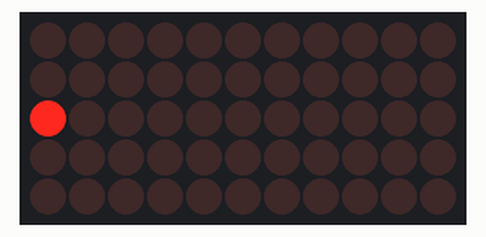
Recording of a program running on a simulated Raspberry Pi (BCM pin numbers) with a Scroll pHAT. On the bench: 11×5 LED matrix. At 35.3 s the program stops and its outputs stay as they are.

Above: at 0.1 s.
At 4.3 s:
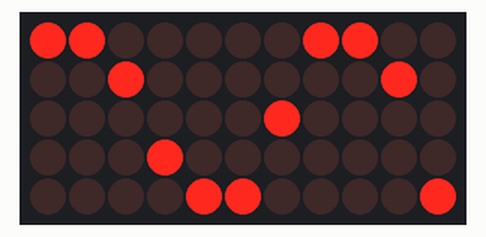
At 8.8 s:
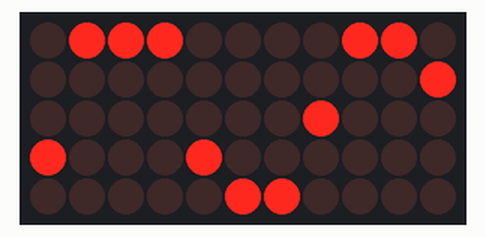
At 17.8 s:
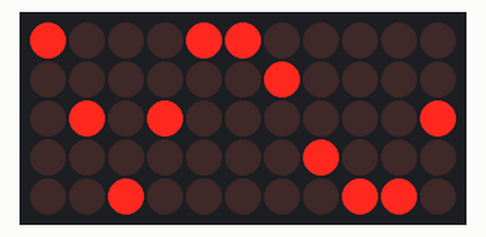
At 26.6 s:
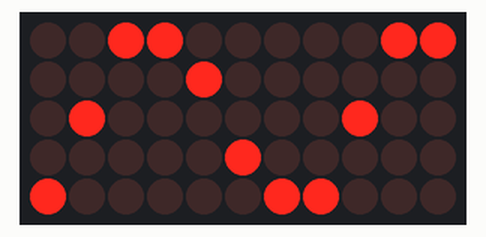
At 35.3 s:
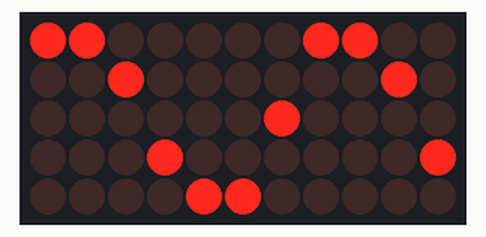

The program:

sine.py
```python
#!/usr/bin/env python

import scrollphat
import math
import time
import sys
from random import randint


i = 0
buf = [0] * 11
scrollphat.set_brightness(20)

#while True:
for q in range(500):
    try:
        for x in range(0, 11):
#                wavelength = randint(2,15)
            y = (math.sin((i + (x * 10)) / 10.0) + 1) # Produces range from 0 to 2
            y *= 2.5 # Scale to 0 to 5
            buf[x] = 1 << int(y)

            scrollphat.set_buffer(buf)
            scrollphat.update()

            time.sleep(0.005)

            i -= 1
    except KeyboardInterrupt:
        scrollphat.clear()
        sys.exit(-1)
```
